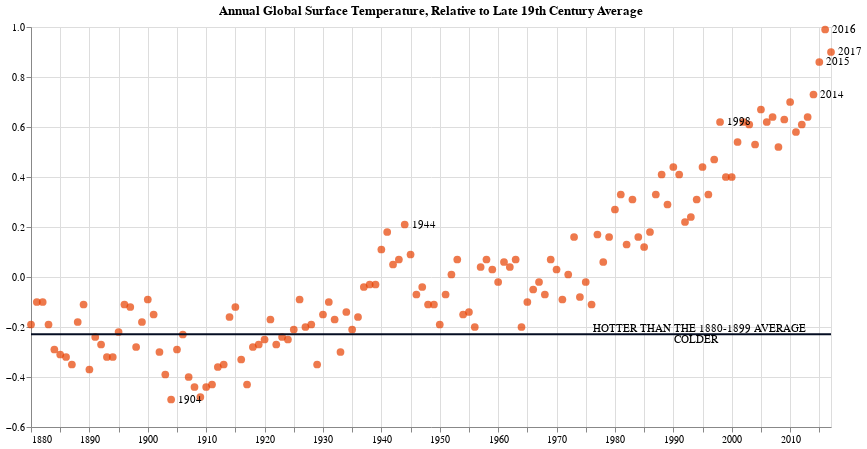

The code cell stored with this chart in its notebook:
### Code cell
dot=alt.Chart(df, title="Annual Global Surface Temperature, Relative to Late 19th Century Average").mark_circle(size=60).encode(
    x=alt.X('Year', title=''),
    y=alt.Y('J-D', title=''))

mean=alt.Chart(df).mark_line(color='#040D22').encode(
    x='Year',
    y='Mean')

text = dot.mark_text(align='left', baseline='middle', dx=7).encode(text='label')

text1 = mean.mark_text(align='left', baseline='top', dx=7).encode(text='a')
text2 = mean.mark_text(align='left', baseline='bottom', dx=7).encode(text='l')

(dot + mean + text + text1+text2).properties(width=800, height=400).configure_mark(color='#e74000')

### Figure 1 — Vega-Lite specification as saved in the notebook (floating-point values rounded to 4 significant figures; data arrays with more than 128 entries replaced by an {"elided": "..."} marker saying what was removed)
{"config": {"view": {"continuousWidth": 400, "continuousHeight": 300}, "mark": {"color": "#e74000"}}, "layer": [{"mark": {"type": "circle", "size": 60}, "encoding": {"x": {"type": "temporal", "field": "Year", "title": ""}, "y": {"type": "quantitative", "field": "J-D", "title": ""}}, "title": "Annual Global Surface Temperature, Relative to Late 19th Century Average"}, {"mark": {"type": "line", "color": "#040D22"}, "encoding": {"x": {"type": "temporal", "field": "Year"}, "y": {"type": "quantitative", "field": "Mean"}}}, {"mark": {"type": "text", "align": "left", "baseline": "middle", "dx": 7}, "encoding": {"text": {"type": "nominal", "field": "label"}, "x": {"type": "temporal", "field": "Year", "title": ""}, "y": {"type": "quantitative", "field": "J-D", "title": ""}}, "title": "Annual Global Surface Temperature, Relative to Late 19th Century Average"}, {"mark": {"type": "text", "align": "left", "baseline": "top", "dx": 7}, "encoding": {"text": {"type": "nominal", "field": "a"}, "x": {"type": "temporal", "field": "Year"}, "y": {"type": "quantitative", "field": "Mean"}}}, {"mark": {"type": "text", "align": "left", "baseline": "bottom", "dx": 7}, "encoding": {"text": {"type": "nominal", "field": "l"}, "x": {"type": "temporal", "field": "Year"}, "y": {"type": "quantitative", "field": "Mean"}}}], "data": {"name": "data-5f74beb7091845190222a4fa7895fd6e"}, "height": 400, "width": 800, "$schema": "https://vega.github.io/schema/vega-lite/v4.8.1.json", "datasets": {"data-5f74beb7091845190222a4fa7895fd6e": {"elided": "138 records"}}}
